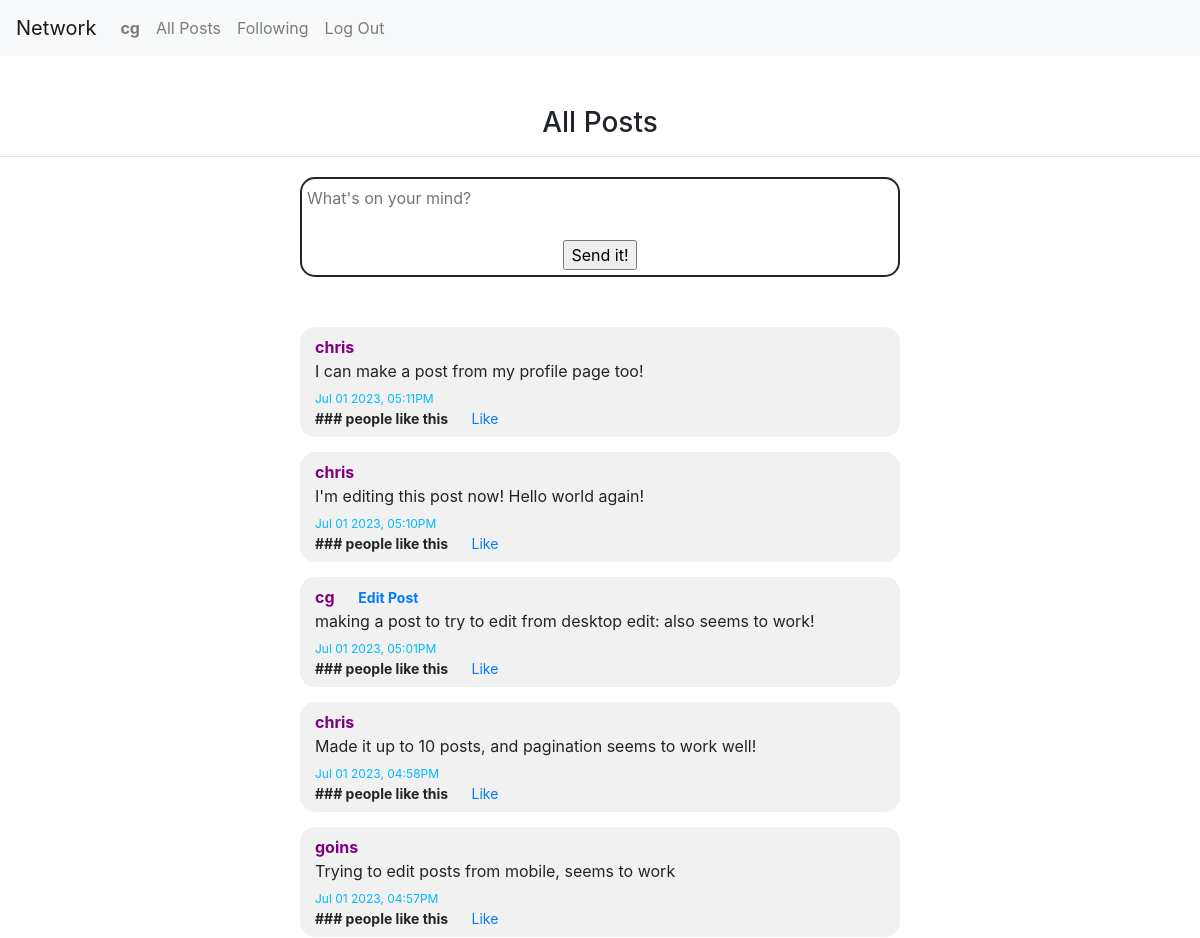
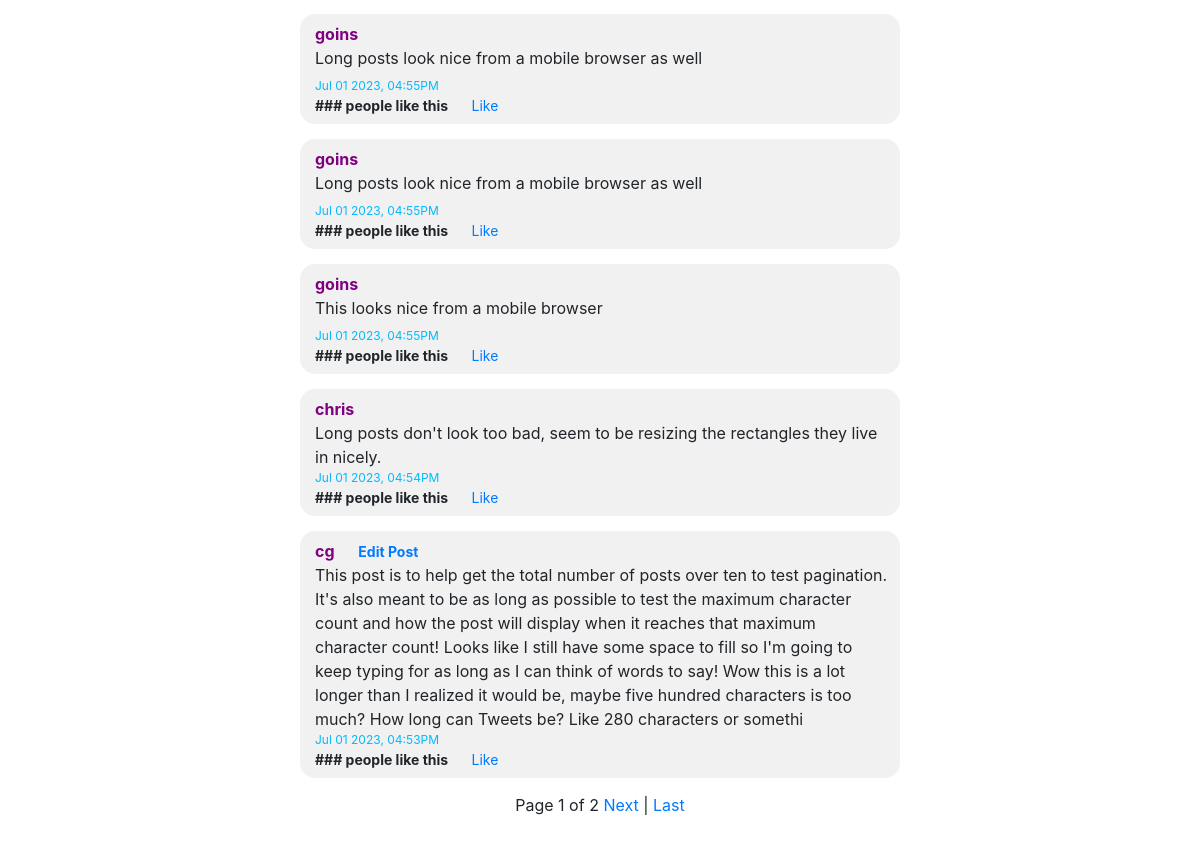
Page / (signed in) on the committed database (2 pictures, top to bottom).
### network/models.py (models this page shows, shortened)
class User(AbstractUser):
    def __str__(self):
        return self.username

class Post(models.Model):
    user_id = models.ForeignKey(User, on_delete=models.CASCADE)
    post = models.TextField(max_length = 500)
    timestamp = models.CharField(max_length=24)
    fmtTime = models.CharField(max_length=24)

### network/views.py (the view)
# urls.py: path("", views.index, name="index"),
def index(request):
    if(request.method == "POST"):
        newPost = Post(user_id=request.user, post=request.POST['body'], timestamp=datetime.now(), fmtTime=datetime.now().strftime("%b %d %Y, %I:%M%p"))
        newPost.save()
    posts = Post.objects.all().order_by('-timestamp')
    paginator = Paginator(posts, 10)
    page = request.GET.get('page')
    pagedPosts = paginator.get_page(page)
    return render(request, "network/index.html", {'posts':pagedPosts})

### network/templates/network/index.html (shortened to what this page needs)
{% extends "network/layout.html" %}
{% load static %}
{% block body %}
    <div style="margin-top:50px; text-align:center">
        <h3>All Posts</h3>
        <hr>
    </div>
    {% if user.is_authenticated %}
        <div style="margin-top:20px; width:100%; height:100px;">
            <div style="border:solid; border-radius:15px; border-width:2px; width:50%; height:100px; position:relative; margin:auto; text-align:center">
                <form id="newPost" action="{% url 'index' %}" method="POST">
                    <textarea id="postBody" style="margin-top:5px; width:99%; height:50px; border:none; resize:none; outline:none;" maxlength=500 placeholder="What's on your mind?" name="body"></textarea>
                    <input type="submit" value="Send it!">
                </form>
            </div>
        </div>
    {% endif %}
    <div id="content-field" style="margin-top:50px; text-align:center">
        {% for post in posts %}
            <div class="post" id="post_{{ post.id }}">
                <div style="font-weight:bold">
                    <a href="{% url 'profile' post.user_id %}" style="color:purple">{{ post.user_id }}</a>
                    {% if user == post.user_id %}
                        <a name="edit_link" id="edit_link_{{ post.id }}" data-id="{{ post.id }}" href="#a" style="margin-left:20px; font-size:14px;">Edit Post </a>
                    {% endif %}
                </div>
                <div name="post_body" id="post_body_{{ post.id }}" data-id="{{ post.id }}" style="flex-grow:1">{{ post.post }} </div>
                <div style="color:rgb(0, 187, 255); font-size:12px;">{{ post.fmtTime }}</div>
                {% if user.is_authenticated %}
                <span style="font-size:14px">
                    <strong>
                        <span name="like_count" id="like_count_{{ post.id }}" data-id="{{ post.id }}">
                            ###
                        </span>
                         people like this
                    </strong>
                    <a name="like_link" id="like_link_{{ post.id }}" data-id="{{ post.id }}" href="#a" style="margin-left:20px">Like</a>
                </span>
                {% endif %}
            </div>
        {% endfor %}
        Page {{ posts.number }} of {{ posts.paginator.num_pages }}
        {% if posts.has_next %}
            <a href="?page={{ posts.next_page_number }}">Next</a>
            |
            <a href="?page={{ posts.paginator.num_pages }}">Last</a>
        {% endif %}
    </div>
    <br><br><br>
{% endblock %}

### network/templates/network/layout.html (shortened to what this page needs)
{% load static %}
<!DOCTYPE html>
<html lang="en">
    <head>
        <link rel="stylesheet" href="https://stackpath.bootstrapcdn.com/bootstrap/4.4.1/css/bootstrap.min.css">
        <link href="{% static 'network/styles.css' %}" rel="stylesheet">
    </head>
    <body>
        <nav class="navbar navbar-expand-lg navbar-light bg-light">
            <a class="navbar-brand" href="{% url 'index' %}">Network</a>
            <div>
              <ul class="navbar-nav mr-auto">
                {% if user.is_authenticated %}
                    <li class="nav-item">
                        <a class="nav-link" href="{% url 'profile' user.username %}"><strong>{{ user.username }}</strong></a>
                    </li>
                {% endif %}
                <li class="nav-item">
                  <a class="nav-link" href="{% url 'index' %}">All Posts</a>
                </li>
                {% if user.is_authenticated %}
                    <li class="nav-item">
                        <a class="nav-link" href="{% url 'following' %}">Following</a>
                    </li>
                    <li class="nav-item">
                        <a class="nav-link" href="{% url 'logout' %}">Log Out</a>
                    </li>
                {% endif %}
              </ul>
            </div>
          </nav>
        <div class="body">
            {% block body %}
            {% endblock %}
        </div>
    </body>
</html>

### network/static/network/styles.css (style rules this page uses)
.post { background-color:rgb(241, 241, 241); border-radius:15px; width:50%; min-height:110px; margin:auto; margin-bottom:15px; text-align:left; padding:8px; padding-left:15px; position:relative; display:flex; flex-direction:column; }

### rows in the picture
User: username "cg"
Post: user_id "chris", post "I can make a post from my profile page too!", fmtTime "Jul 01 2023, 05:11PM"
Post: user_id "chris", post "I'm editing this post now! Hello world again!", fmtTime "Jul 01 2023, 05:10PM"
Post: user_id "cg", post "making a post to try to edit from desktop edit: also seems to work!", fmtTime "Jul 01 2023, 05:01PM"
Post: user_id "chris", post "Made it up to 10 posts, and pagination seems to work well!", fmtTime "Jul 01 2023, 04:58PM"
Post: user_id "goins", post "Trying to edit posts from mobile, seems to work", fmtTime "Jul 01 2023, 04:57PM"
Post: user_id "goins", post "Long posts look nice from a mobile browser as well", fmtTime "Jul 01 2023, 04:55PM"
Post: user_id "goins", post "Long posts look nice from a mobile browser as well", fmtTime "Jul 01 2023, 04:55PM"
Post: user_id "goins", post "This looks nice from a mobile browser", fmtTime "Jul 01 2023, 04:55PM"
Post: user_id "chris", post "Long posts don't look too bad, seem to be resizing the rectangles they live in nicely.", fmtTime "Jul 01 2023, 04:54PM"
Post: user_id "cg", post "This post is to help get the total number of posts over ten to test pagination. It's also meant to be as long as possible to test the maximum character count and how the post will display when it reaches that maximum character count! Looks like I still have some space to fill so I'm going to keep typing for as long as I can think of words to say! Wow this is a lot longer than I realized it would be, maybe five hundred characters is too much? How long can Tweets be? Like 280 characters or somethi", fmtTime "Jul 01 2023, 04:53PM"

### other values in the picture
{{ posts.number }} "1"
{{ posts.paginator.num_pages }} "2"
